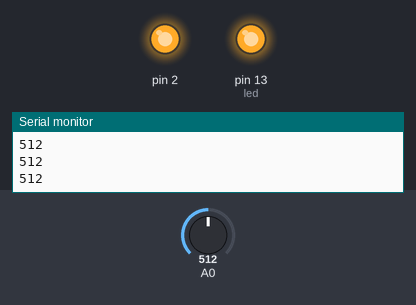
A sketch run on a simulated Arduino Uno, built with avr-gcc and run on an emulated ATmega328P. Shown: output pins drawn as LEDs (lit = HIGH), the last lines printed to the serial monitor. Inputs (shaded band) come from the test bench; at power-on: A0 = 512.

Above: at 1.2 s.
1.3 s: A0 set to 993
2.8 s: A0 set to 1010
At 3.4 s:
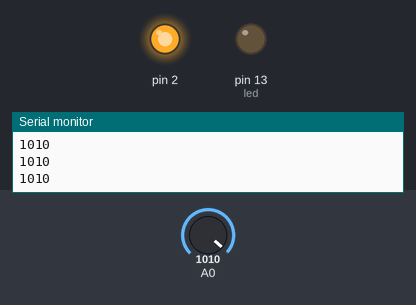
4.3 s: A0 set to 990
At 4.6 s:
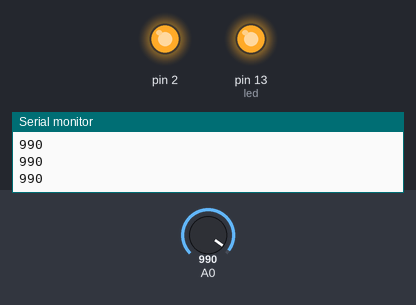
5.8 s: A0 set to 1023
At 6.9 s:
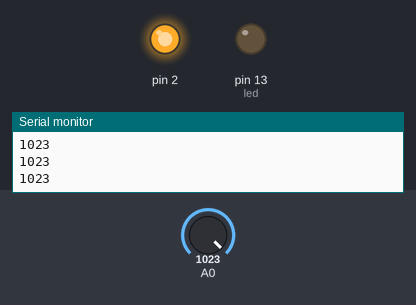
Timing chart, 0 to 8.3 s (numbered marks = the images above; inputs shaded):
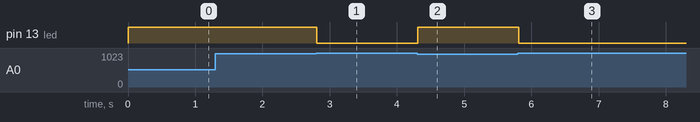

Measured:
- the behaviour switches between 1000 and 1001 on A0 (found by bisection; images 0 and 1)
- after the input at 2.8 s, pin 13 (led): HIGH → LOW at once
- after the input at 4.3 s, pin 13 (led): LOW → HIGH at once
- after the input at 5.8 s, pin 13 (led): HIGH → LOW at once

The sketch:

ir_code.ino
```cpp
class Photodiode {
  int photoPin;
  int readPin;
  int value;
  unsigned long previousMillis;

public:
  Photodiode(int pinA, int pinB) {
    photoPin = pinA;
    readPin = pinB;
    previousMillis = 0;
    value = 0;

    pinMode(photoPin, OUTPUT);
    digitalWrite(photoPin, HIGH);
  }

  void update() {

    if(previousMillis - millis() > 20) {
      value = analogRead(readPin);
      previousMillis = millis();
    }

  }

  int getValue() {
    return value;
  }
};

Photodiode sensor(2,0);
int led=13;
int limit = 1000;

void setup()
 {
  pinMode(led,OUTPUT);
  digitalWrite(led,LOW);
  Serial.begin(9600);
 }

void loop()
 {
  sensor.update();
  int value = sensor.getValue();
  Serial.println(value);

  if(value <= limit)
  {
   digitalWrite(led, HIGH);
  }
  else if(value > limit)
  {
   digitalWrite(led,LOW);
  }
 }  
```
